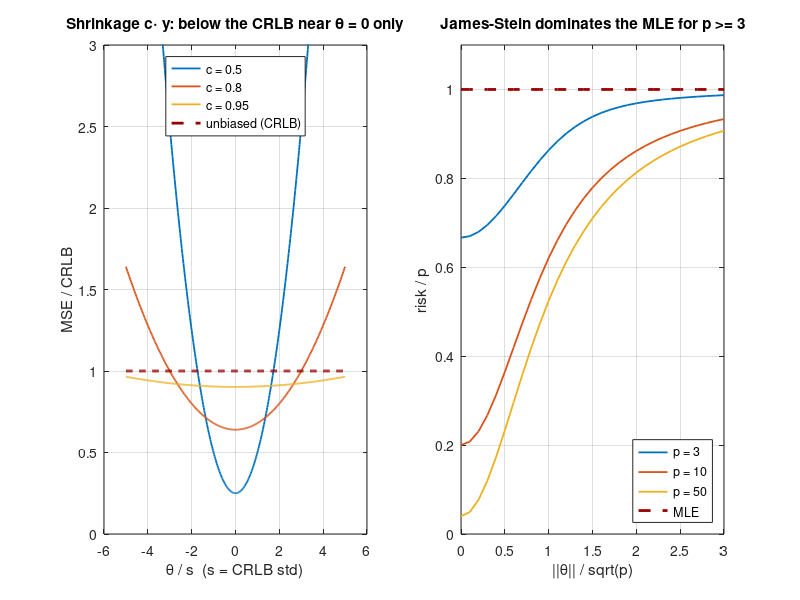

MATLAB code to generate this figure:
%% m12_shrinkage_mse.m
% Purpose : biased estimators can have lower MSE than the CRLB, and the
%           Bayesian view explains when that is legitimate.
%   Part 1: scalar shrinkage theta_hat = c * ybar, ybar ~ N(theta, s^2),
%           s^2 = sigma^2/N (the CRLB). MSE = c^2 s^2 + (1-c)^2 theta^2,
%           below the CRLB only for |theta| < s*sqrt((1+c)/(1-c)).
%   Part 2: James-Stein for p >= 3 means, y ~ N(theta, I_p):
%           theta_JS = (1 - (p-2)/||y||^2) y. Exact risk
%           R = p - (p-2)^2 E[1/(p-2+2K)], with K the Poisson mixing index
%           (mean ||theta||^2/2) of the noncentral chi-square ||y||^2,
%           always < p (the MLE risk). Positive-part version is better still.
%   Part 3: Bayes. Prior theta ~ N(0, tau^2): the posterior mean is
%           shrinkage with c = tau^2/(tau^2 + s^2); its Bayesian MSE equals
%           the Bayesian CRB 1/(1/s^2 + 1/tau^2) (data + prior information).
% Change  : c, p, tau, the theta grid.
% Expect  : Part 1, c = 0.8: break-even |theta| = 3.00 s. Part 2: risk 2.00
%           at theta = 0 for every p; MC matches the exact formula to ~1 %.
%           Part 3: Bayesian MSE = Bayesian CRB (ratio 1.00).
rng(1);

%% Part 1: scalar shrinkage
s = 1;                                   % CRLB std of the unbiased estimate
cList = [0.5 0.8 0.95];
th = linspace(-5, 5, 401);
fprintf('Part 1: scalar shrinkage c*ybar, MSE in units of the CRLB\n');
for c = cList
    fprintf('  c = %.2f: MSE(0) = %.3f, break-even |theta| = %.2f s, MSE(3 s) = %.2f\n', ...
        c, c^2, sqrt((1 + c)/(1 - c)), c^2 + (1 - c)^2*9);
end
M = 200000; theta0 = 1.0; c = 0.8;
yb = theta0 + s*randn(M, 1);
fprintf('  Monte Carlo, theta = %.1f s, c = %.1f: MSE = %.4f (theory %.4f)\n', theta0, c, ...
    mean((c*yb - theta0).^2), c^2 + (1 - c)^2*theta0^2);

%% Part 2: James-Stein
jsRisk = @(p, lam) p - (p - 2)^2 * sum(exp(-lam/2 + (0:400)*log(max(lam/2, realmin)) - gammaln(1:401)) ./ (p - 2 + 2*(0:400)));
pList = [3 10 50]; normList = [0 1 2 3];   % ||theta|| / sqrt(p)
fprintf('\nPart 2: James-Stein risk (MLE risk = p)\n');
fprintf('     p  ||th||/sqrt(p)   exact     MC JS   MC JS+\n');
riskCurve = zeros(numel(pList), 31); nn = linspace(0, 3, 31);
for ip = 1:numel(pList)
    p = pList(ip);
    for k = 1:numel(normList)
        theta = zeros(1, p); theta(1) = normList(k)*sqrt(p);
        Y = theta + randn(40000, p);           % implicit expansion (R2016b+, Octave)
        n2 = sum(Y.^2, 2);
        JS = (1 - (p - 2)./n2) .* Y; JSp = max(0, 1 - (p - 2)./n2) .* Y;
        fprintf('  %4d  %10.1f  %9.3f %9.3f %8.3f\n', p, normList(k), jsRisk(p, sum(theta.^2)), ...
            mean(sum((JS - theta).^2, 2)), mean(sum((JSp - theta).^2, 2)));
    end
    for k = 1:numel(nn), riskCurve(ip, k) = jsRisk(p, nn(k)^2*p)/p; end
end

%% Part 3: Bayes posterior mean = shrinkage; Bayesian CRB
tau = 1.5; cB = tau^2/(tau^2 + s^2);
thetaB = tau*randn(M, 1); yB = thetaB + s*randn(M, 1);
mseB = mean((cB*yB - thetaB).^2); bcrb = 1/(1/s^2 + 1/tau^2);
fprintf('\nPart 3: prior std tau = %.1f s: c = %.3f, Bayesian MSE = %.4f, Bayesian CRB = %.4f, ratio %.3f\n', ...
    tau, cB, mseB, bcrb, mseB/bcrb);
fprintf('  same estimator, MSE at theta = 3 tau = %.2f (CRLB 1): the prior must be right\n', ...
    cB^2 + (1 - cB)^2*(3*tau)^2);

%% Figures
figure('Position', [80 80 950 360]);
subplot(1, 2, 1);
for c = cList, plot(th, c^2 + (1 - c)^2*th.^2, 'LineWidth', 1.3); hold on; end
plot(th, ones(size(th)), '--', 'Color', [0.6 0 0], 'LineWidth', 2); ylim([0 3]); grid on;
xlabel('\theta / s  (s = CRLB std)'); ylabel('MSE / CRLB');
title('Shrinkage c\cdot y: below the CRLB near \theta = 0 only');
legend('c = 0.5', 'c = 0.8', 'c = 0.95', 'unbiased (CRLB)', 'Location', 'north');
subplot(1, 2, 2);
plot(nn, riskCurve.', 'LineWidth', 1.3); hold on; plot(nn, ones(size(nn)), '--', 'Color', [0.6 0 0], 'LineWidth', 2);
xlabel('||\theta|| / sqrt(p)'); ylabel('risk / p'); ylim([0 1.1]); grid on;
title('James-Stein dominates the MLE for p >= 3');
legend('p = 3', 'p = 10', 'p = 50', 'MLE', 'Location', 'southeast');
